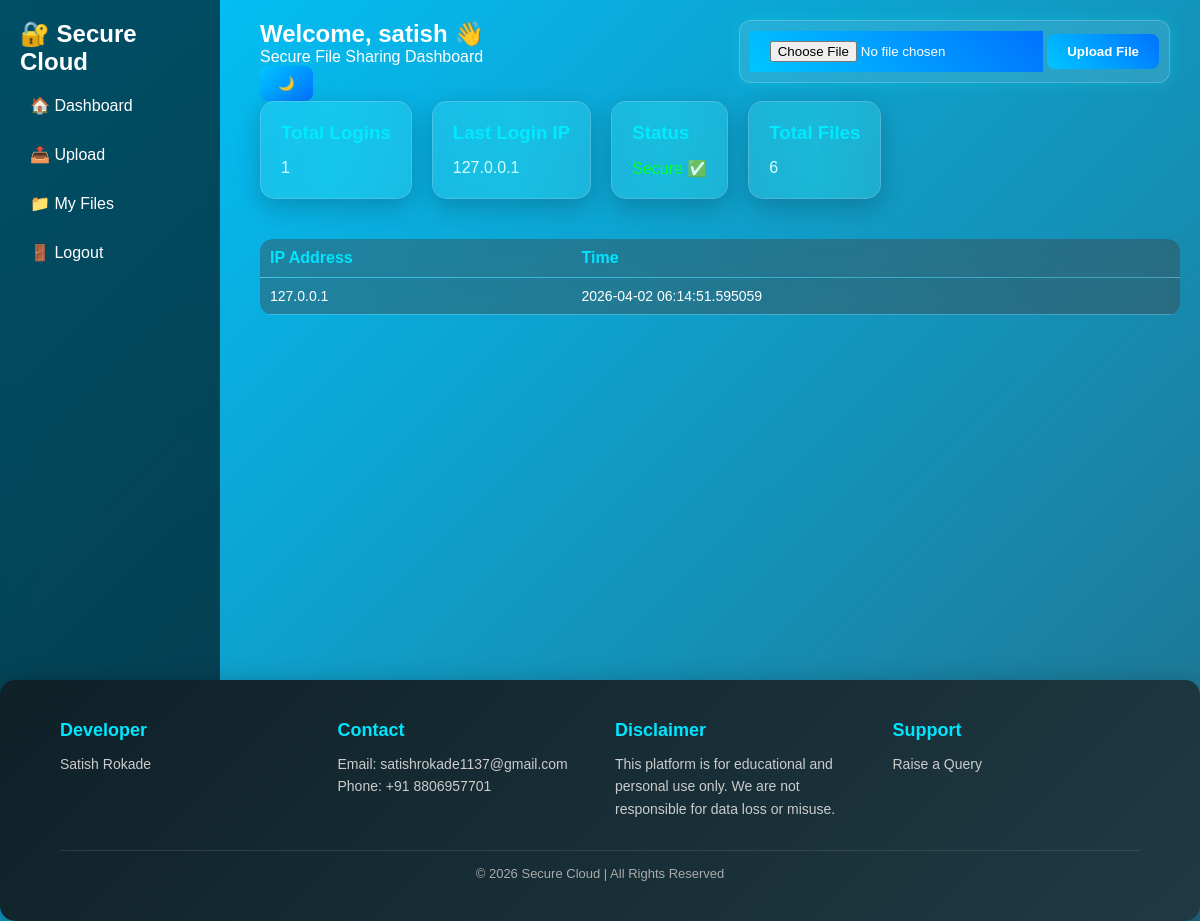
Screenshot of /dashboard (signed in) with the database file from the repository.
### tables this page shows
CREATE TABLE logs(
        id INTEGER PRIMARY KEY AUTOINCREMENT,
        username TEXT,
        ip TEXT,
        time TEXT
    );

### app.py (the view)
@app.route("/dashboard")
def dashboard():
    if "user" not in session:
        return redirect("/login")
    files_data = []
    for file in os.listdir(UPLOAD_FOLDER):
        filepath = os.path.join(UPLOAD_FOLDER, file)
        timestamp = os.path.getmtime(filepath)
        files_data.append({
            "name": file,
            "time": datetime.fromtimestamp(timestamp).strftime("%d-%m-%Y %I:%M %p")
        })
    conn = sqlite3.connect("database.db")
    c = conn.cursor()
    c.execute("SELECT ip,time FROM logs WHERE username=?", (session["user"],))
    logs = c.fetchall()
    conn.close()
    file_count = len(files_data)
    return render_template("dashboard.html",
                           files=files_data,
                           logs=logs,
                           file_count=file_count)

### templates/dashboard.html (shortened to what this page needs)
<!DOCTYPE html>
<html>
<head>
</head>
<body>
    <div class="main-container">
<div class="container" >
<div class="sidebar">
    <h2>🔐 Secure Cloud</h2>
    <a href="/dashboard">🏠 Dashboard</a>
    <a href="/uploads">📤 Upload</a>
    <a href="/uploads">📁 My Files</a>
    <a href="/logout">🚪 Logout</a>
</div>
<div class="main">
    <h2>Welcome, {{ session["user"] }} 👋</h2>
    <p>Secure File Sharing Dashboard</p>
<button onclick="toggleMode()">🌙</button>
    <div class="cards">
    <div class="card">
        <h3>Total Logins</h3>
        <p>{{ logs | length }}</p>
    </div>
    <div class="card">
        <h3>Last Login IP</h3>
        <p>
            {% if logs|length > 0 %}
                {{ logs[-1][0] }}
            {% else %}
                N/A
            {% endif %}
        </p>
    </div>
    <div class="card">
        <h3>Status</h3>
        <p style="color:lime;">Secure ✅</p>
    </div>
    <div class="card">
    <h3>Total Files</h3>
    <p>{{ file_count }}</p>
</div>
    <table>
        <tr>
            <th>IP Address</th>
            <th>Time</th>
        </tr>
        {% for log in logs %}
        <tr>
            <td>{{ log[0] }}</td>
            <td>{{ log[1] }}</td>
        </tr>
        {% endfor %}
    </table>
</div>
<div class="right">
    <div class="upload-box">
        <form id="uploadForm" action="/upload" method="post" enctype="multipart/form-data">
            <input type="file" id="fileInput" name="file" required>
            <button class="upload-btn" type="submit">Upload File</button>
        </form>
    </div>
    </div>
</div>
</body>
<footer class="footer">
    <div class="footer-container">
        <div class="footer-section">
            <h3>Developer</h3>
            <p>Satish Rokade</p>
        </div>
        <div class="footer-section">
            <h3>Contact</h3>
            <p>Email: satishrokade1137@gmail.com</p>
            <p>Phone: +91 8806957701</p>
        </div>
        <div class="footer-section">
            <h3>Disclaimer</h3>
            <p>This platform is for educational and personal use only. We are not responsible for data loss or misuse.</p>
        </div>
        <div class="footer-section">
            <h3>Support</h3>
            <a href="/contact">Raise a Query</a>
        </div>
    </div>
    <div class="footer-bottom">
        <p>© 2026 Secure Cloud | All Rights Reserved</p>
    </div>
</footer>
</html>

### templates/dashboard.html (style rules this page uses)
* { margin: 0; padding: 0; box-sizing: border-box; font-family: Arial, 'Segoe UI', sans-serif; }
html, body { height: 100%; margin: 0; }
body { display: flex; min-height: 100vh; background: linear-gradient(-45deg, #0f2027, #203a43, #2c5364, #00c6ff); font-family: 'Segoe UI', Tahoma, Geneva, Verdana, sans-serif; color: white; overflow-x: hidden; background-size: 400% 400%; animation: gradientBG 15s ease infinite; flex-direction: column; overflow-x: hidden; overflow-y: auto; }
h3 { margin-bottom: 15px; color: #00e6ff; }
.sidebar { width: 220px; background: rgba(0,0,0,0.6); backdrop-filter: blur(15px); padding: 20px; position: absolute; height: 100vh; transition: all 0.3s ease; }
.sidebar a { display: block; margin: 10px 0; color: white; text-decoration: none; padding: 10px; border-radius: 8px; transition: 0.3s; }
.main { margin-left: 240px; width: calc(100% - 240px); padding: 20px; min-height: 80vh; }
.cards { display: flex; gap: 20px; margin-bottom: 20px; flex-wrap: wrap; }
.card { background: linear-gradient(145deg, rgba(255,255,255,0.08), rgba(0,0,0,0.2)); border-radius: 18px; padding: 20px; box-shadow: 0 10px 30px rgba(0,0,0,0.5); transition: 0.4s; position: relative; overflow: hidden; animation: float 4s ease-in-out infinite; }
.card::before { content: ""; position: absolute; width: 200%; height: 200%; background: linear-gradient(45deg, transparent, rgba(0,255,255,0.2), transparent); transform: rotate(45deg); top: -50%; left: -50%; }
.card, .stat-box, .upload-box { background: rgba(255, 255, 255, 0.08); backdrop-filter: blur(12px); border-radius: 15px; border: 1px solid rgba(255,255,255,0.2); box-shadow: 0 8px 25px rgba(0,0,0,0.2); transition: 0.3s ease; }
button { background: linear-gradient(135deg, #00c6ff, #0072ff); border: none; border-radius: 8px; padding: 10px 18px; color: white; font-weight: bold; transition: 0.3s; }
table { width: 100%; border-collapse: collapse; margin-top: 20px; background: rgba(255,255,255,0.1); color: white; min-width: 600px; border-radius: 12px; overflow: hidden; }
td { font-size: 14px; border-radius: 1px solid rgba(255,255,255,0.1); background: rgba(0,0,0,0.3); padding: 12px; }
th { background: rgba(0,0,0,0.3); padding: 12px; color: #00e6ff; }
th, td { padding: 12px 15px; text-align: left; white-space: nowrap; border-bottom: 1px solid rgba(255,255,255,0.2); }
table tr { background: rgba(255,255,255,0.05); transition: 0.3s; }
table td, th { padding: 10px; }
td:first-child { max-width: 250px; overflow: hidden; text-overflow: ellipsis; }
tr { backdrop-filter: blur(10px); border-radius: 10px; }
.upload-box { display: flex; gap: 10px; position: absolute; top: 20px; right: 30px; background: rgba(255,255,255,0.1); padding: 10px; border-radius: 12px; backdrop-filter: blur(10px); box-shadow: 0 0 15px rgba(0,255,255,0.2); z-index: 1; }
.upload-box input, .upload-box button { position: relative; z-index: 10; background: linear-gradient(45deg, #00c6ff, #0072ff); border: none; padding: 10px 20px; color: white; cursor: pointer; transform: 0.3s; }
.upload-box input { color: white; }
.footer { background: linear-gradient(135deg, #0f2027, #203a43); color: #fff; padding: 40px 60px; margin-top: 40px; border-radius: 15px; box-shadow: 0 10px 30px rgba(0,0,0,0.4); }
.footer { position: relative; bottom: 0; left: 0; width: 100%; }
.footer-container { display: grid; grid-template-columns: repeat(auto-fit, minmax(220px, 1fr)); gap: 30px; max-width: 1100px; margin: auto; }
.footer-section { text-align: left; }
.footer-section h3 { margin-bottom: 12px; color: #00e6ff; font-size: 18px; }
.footer-section p, .footer-section a { font-size: 14px; color: #ccc; line-height: 1.6; text-decoration: none; }
.footer-bottom { text-align: center; margin-top: 30px; border-top: 1px solid rgba(255,255,255,0.1); padding-top: 15px; font-size: 13px; color: #aaa; }
.footer-section { transition: 0.3s; }

### rows the page displays
logs: user "satish", ip "127.0.0.1", time "2026-04-02 06:14:51.595059"

### other values shown
{{ logs | length }} "1"
{{ file_count }} "6"
